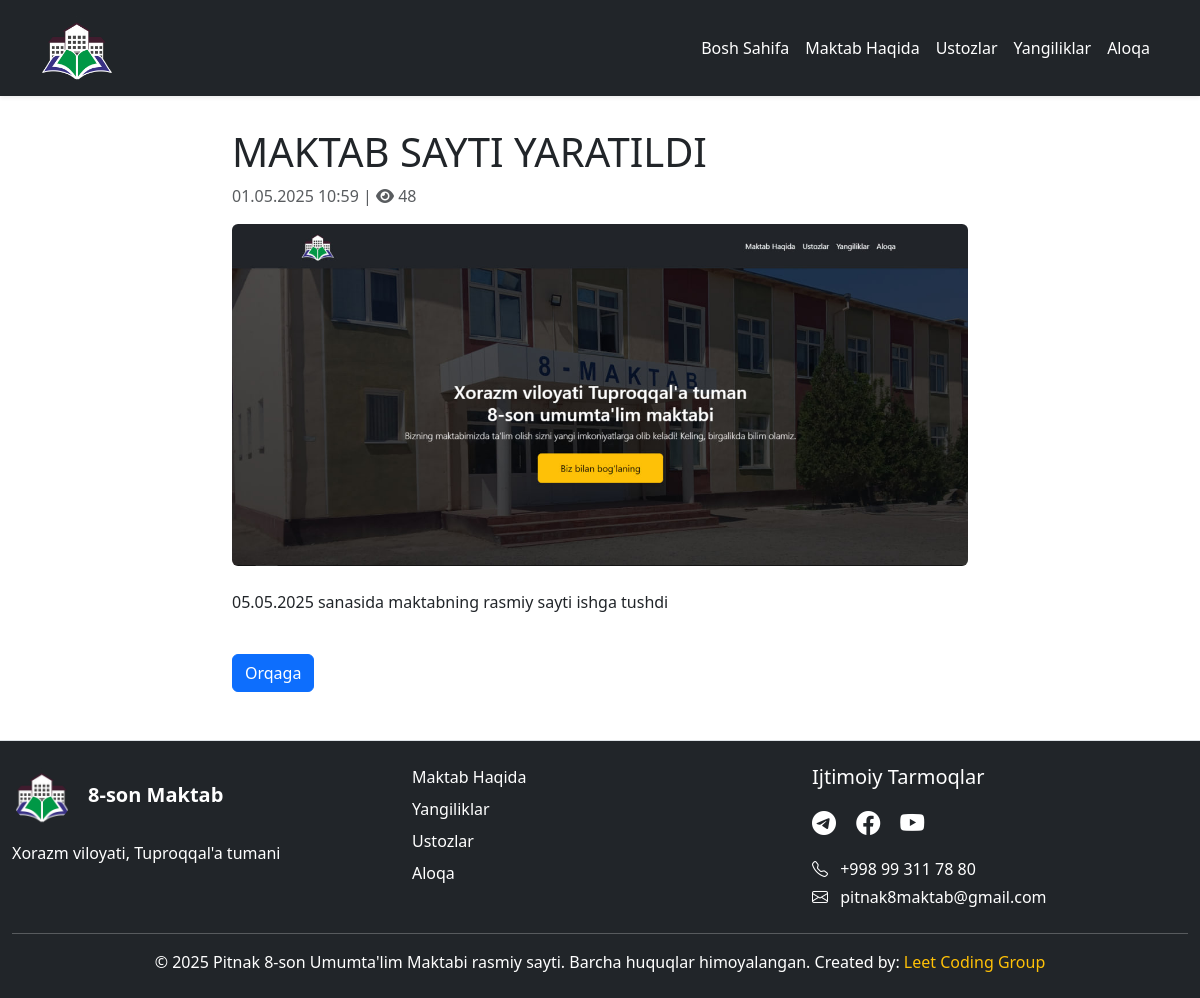
Screenshot of /news/maktab-sayti-yaratildi/ with the database file from the repository.
### home/models.py (models this page shows, shortened)
class News(models.Model):
    title = models.CharField(max_length=200, verbose_name="Sarlavha")
    content = models.TextField(verbose_name="Matn")
    views = models.PositiveIntegerField(default=0)
    image = models.ImageField(upload_to='news_images/', verbose_name="Rasm")
    date_posted = models.DateTimeField(default=timezone.now, verbose_name="Sana")
    slug = models.SlugField(max_length=200, unique=True, blank=True)
    def save(self, *args, **kwargs):
        if not self.slug:
            self.slug = slugify(self.title)
        super().save(*args, **kwargs)
    class Meta:
        verbose_name = "Yangilik"
        verbose_name_plural = "Yangiliklar"
        ordering = ['-date_posted']

### home/views.py (the view)
# urls.py: path('news/<slug:slug>/', news_detail, name='news_detail'),
def news_detail(request, slug):
    news_item = get_object_or_404(News, slug=slug)
    news_item.views += 1
    news_item.save(update_fields=["views"])
    return render(request, 'news_detail.html', {'news': news_item})

### templates/news_detail.html (shortened to what this page needs)
{% extends 'base.html' %}
{% load static %}
{% block content %}
<div style="padding-top: 80px;">
    <div class="row justify-content-center">
        <div class="col-lg-8">
            <h1>{{ news.title }}</h1>
             <p class="text-muted mt-2">{{ news.date_posted|date:"d.m.Y H:i" }} | <i class="fas fa-eye"></i> {{ news.views }}</p>
            <div class="mb-4">
                <img alt="{{ news.title }}" class="img-fluid rounded" src="{{ news.image.url }}">
            </div>
            <div class="news-content">
                {{ news.content|linebreaks }}
            </div>
            <a class="btn btn-primary mt-4" href="{% url 'news' %}">Orqaga</a>
        </div>
    </div>
</div>
{% endblock %}

### static/main/css/main.css (style rules this page uses)
body { display: flex; flex-direction: column; min-height: 100vh; background-color: #ffff; }
.hero_title, .hero_text, .btn { animation: fadeIn 1s ease-out forwards; opacity: 0; }
.btn { animation-delay: 1.5s; }
.card, .img-fluid, .text-center { animation: fadeInUp 1s ease-out forwards; opacity: 0; }
.img-fluid { animation-delay: 1s; }

### static/main/css/style.css (style rules this page uses)
a { text-decoration: none; color: #333; font-weight: 500; }

### rows the page displays
News: title "MAKTAB SAYTI YARATILDI", date_posted "01.05.2025 10:59", views "48", image (picture), content "05.05.2025 sanasida maktabning rasmiy sayti ishga tushdi"
